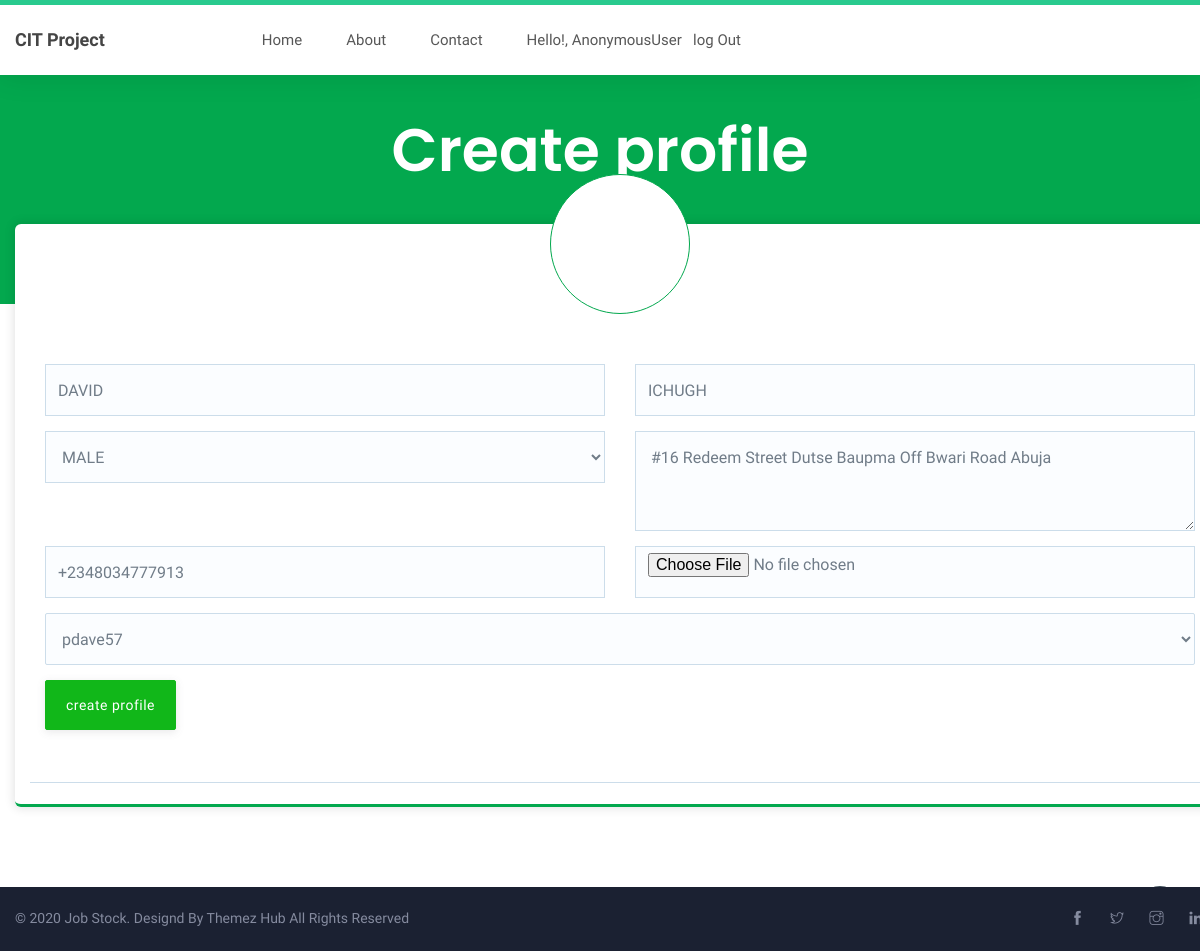
The page /updateprofile/1/ on the database its author committed.
### distancelearningapp/models.py (models this page shows, shortened)
class Profile(models.Model):
    GENDER = (
        ('M', 'MALE'),
        ('F', 'FEMALE')
    )
    firstname = models.CharField(max_length=50)
    lastname = models.CharField(max_length=50)
    gender = models.CharField(max_length=5, choices=GENDER)
    address = models.CharField(max_length=100)
    contact_phone = models.CharField(max_length=50)
    profile_pic = models.ImageField(null=True, blank=True)
    user = models.ForeignKey(User, on_delete=models.CASCADE)

### distancelearningapp/views.py (the view)
# urls.py: path('updateprofile/<str:pk>/', views.editprofile, name='updateprofile'),
def editprofile(request, pk):
    profile = Profile.objects.get(id=pk)
    form = ProfileForm(instance=profile)
    if request.method == 'POST':
        form = ProfileForm(request.POST, instance=profile)
        if form.is_valid():
            form.save()
            return redirect('account/dashboard')
    context ={'form':form}
    return render(request, "account/profile.html", context)

### distancelearningapp/forms.py
class ProfileForm(ModelForm):
    class Meta:
        model = Profile
        fields = ('firstname', 'lastname', 'gender','address','contact_phone', 'profile_pic','user')
        widgets = {
            'firstname':forms.TextInput(attrs={'class':'form-control', 'placeholder':'First name'}),
            'lastname':forms.TextInput(attrs={'class':'form-control', 'placeholder':'First name'}),
            'gender':forms.Select(attrs={'class':'form-control'}),
            'address':forms.Textarea(attrs={'class':'form-control','placeholder':'contact address'}),
            'contact_phone':forms.TextInput(attrs={'class':'form-control', 'placeholder':'Phone number'}),
            'profile_pic':forms.FileInput(attrs={'class':'form-control'}),
            'user':forms.Select(attrs={'class':'form-control'})
        }

### distancelearningapp/templates/account/profile.html (shortened to what this page needs)
{%extends 'account/formlayout.html' %}
{%load static%}
{% block content%}
<section class="inner-header-title blank">
    <div class="container">
        <h1>Create profile</h1>
    </div>
</section>
<div class="detail-desc section">
    <div class="container">
        <div class="ur-detail-wrap create-kit padd-bot-0">
            <div class="row">
                <div class="detail-pic js">
                </div>
            </div>
            <div class="row bottom-mrg">
                <form method="POST" action="" class="add-feild" enctype="multipart/form-data">
                    <div class="col-md-6 col-sm-6">
                        <div class="input-group">
                            {{form.firstname}}
                        </div>
                    </div>
                    <div class="col-md-6 col-sm-6">
                        <div class="input-group">
                            {{form.lastname}}
                        </div>
                    </div>
                    <div class="col-md-6 col-sm-6">
                        <div class="input-group">
                            {{form.gender}}
                        </div>
                    </div>
                    <div class="col-md-6 col-sm-6">
                        <div class="input-group">
                            {{form.address}}
                        </div>
                    </div>
                    <div class="col-md-6 col-sm-6">
                        <div class="input-group">
                            {{form.contact_phone}}
                        </div>
                    </div>
                    <div class="col-md-6 col-sm-6">
                        <div class="input-group">
                            {{form.profile_pic}}
                        </div>
                    </div>
                    <div class="col-md-12 col-sm-12">
                        {{form.user}}
                    </div>
                    <div class="col-md-6 col-sm-6">
                        <input type="submit" class="btn btn-success" value="create profile">
                    </div>
                </form>
            </div>
            <div class="row no-padd">
                <div class="detail pannel-footer">
                    <div class="col-md-12 col-sm-12">
                    </div>
                </div>
            </div>
        </div>
    </div>
</div>
{% endblock %}

### distancelearningapp/static/util/css/colors/green-style.css (style rules this page uses)
.ur-detail-wrap.create-kit, .ur-detail-wrap.top-lay { border-bottom: 3px solid #03a84e; }
.inner-header-title { border-bottom: 4px solid #03a84e; }
.inner-header-title.blank { border-bottom: 4px solid #03a84e; background:#03a84e; }
.detail-pic { border: 1px solid #03a84e; }

### rows shown on the page
Profile: firstname "DAVID", lastname "ICHUGH", gender "MALE", address "#16 Redeem Street Dutse Baupma Off Bwari Road Abuja", contact_phone "+2348034777913", user "pdave57"

### other values the page prints
{{ request.user }} "AnonymousUser"
